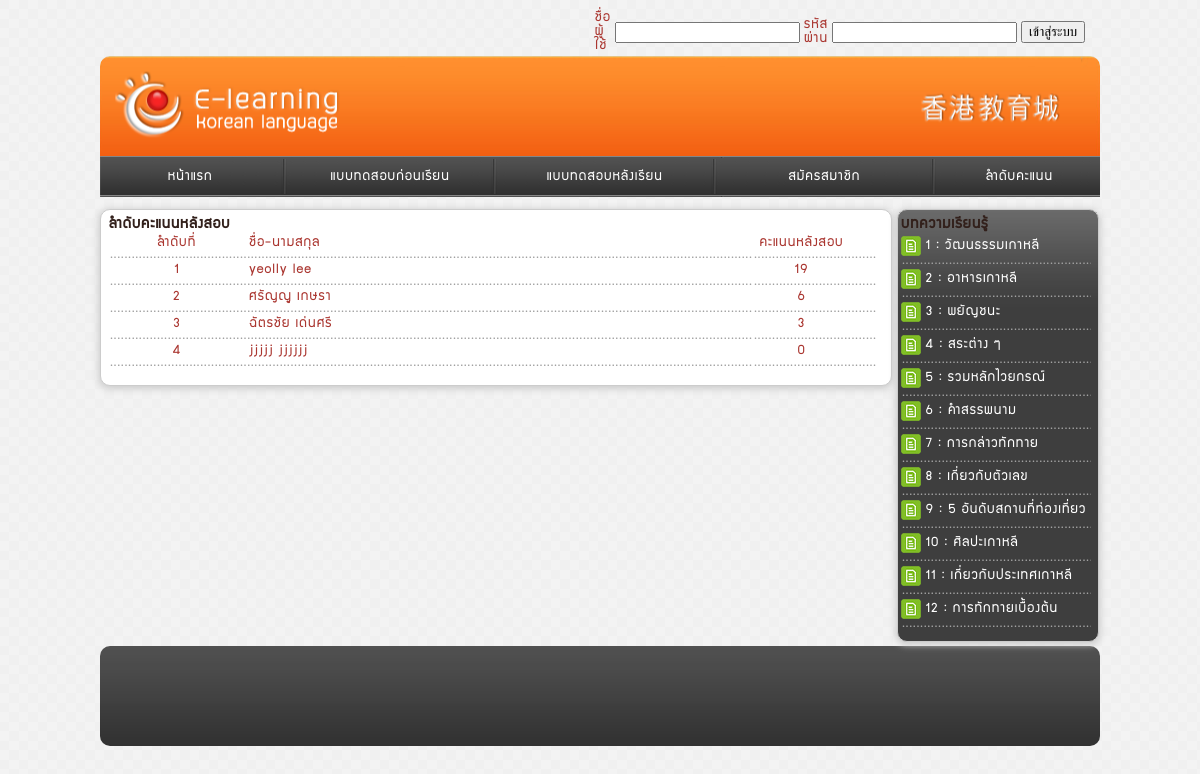
/ranking.php, run on the app's committed database.
### tables this page shows
CREATE TABLE IF NOT EXISTS `member` (
  `MemberID` int(11) NOT NULL AUTO_INCREMENT,
  `Username` varchar(100) NOT NULL,
  `Password` varchar(100) NOT NULL,
  `Name` varchar(100) NOT NULL,
  `Lastname` varchar(100) NOT NULL,
  `Card` varchar(100) NOT NULL,
  `FristPoint` int(11) NOT NULL,
  `EndPoint` int(11) NOT NULL,
  PRIMARY KEY (`MemberID`)
);

CREATE TABLE IF NOT EXISTS `article` (
  `ArticleID` int(11) NOT NULL AUTO_INCREMENT,
  `Article` varchar(500) NOT NULL,
  `Description` text NOT NULL,
  `CreateDate` date NOT NULL,
  `UpdateDate` date NOT NULL,
  `Signature` varchar(100) NOT NULL,
  PRIMARY KEY (`ArticleID`)
);

### admin/module/inc/php/function.inc.php (called while the page is built, shortened)
<?
	function select($table,$condition){
		$query=mysql_query("SELECT * FROM $table WHERE $condition") or die (mysql_error());
		return $query;
	}
?>

### ranking.php (the view, shortened to what this page needs)
<?
	include ("admin/module/inc/php/function.inc.php");
?>
<!DOCTYPE html PUBLIC "-//W3C//DTD XHTML 1.0 Transitional//EN" "http://www.w3.org/TR/xhtml1/DTD/xhtml1-transitional.dtd">
<html xmlns="http://www.w3.org/1999/xhtml">
<head>
<link href="admin/css/korea.css" rel="stylesheet" type="text/css" />
</head>
<body>
<div id="warp">
	<div id="login"><? include("/login.php"); ?></div>
	<div id="header"></div>
    <div id="header-menu"><? include("/top_menu.php"); ?></div>
    <div id="container">
    	<div id="container-left">
        <table class="table-full margin">
          <tr>
            <td colspan="3"><div class="green">ลำดับคะแนนหลังสอบ</div></td>
          </tr>
          <tr>
            <td width="18%"><div class="center">ลำดับที่</div></td>
            <td width="62%">ชื่อ-นามสกุล</td>
            <td width="20%"><div class="center">คะแนนหลังสอบ</div></td>
          </tr>
          <tr>
          	<td colspan="3"><div class="line"></div></td>
          </tr>
          <?
          $no=0;
		  $select=select("member","1=1 ORDER BY EndPoint DESC LIMIT 10");
		  while($ran=mysql_fetch_array($select)){
			  $no++;
		  ?>
          <tr>
            <td><div class="center"><?=$no;?></div></td>
            <td><? echo $ran['Name']." ".$ran['Lastname']; ?></td>
            <td><div class="center"><? echo $ran['EndPoint']; ?></div></td>
          </tr>
          <tr>
          	<td colspan="3"><div class="line"></div></td>
          </tr>
          <? } ?>
        </table>
    	</div>
        <div id="container-right">
 		<? include ("/menu.php"); ?>
        </div>
    </div>
    <div id="footer"></div>
</div>
</body>
</html>

### menu.php
<table class="table-full">
  <tr>
    <td colspan="2"><div class="title green">บทความเรียนรู้</div></td>
  </tr>
<?
	$i=0;
	$select=select("article","1=1 ORDER BY CreateDate DESC");
	while($menu=mysql_fetch_array($select)){
		$i++;
?>
  <tr>
    <td><img src="admin/images/icon/tools/Document2.png" width="20" height="20" /></td>
    <td><a href="article.php?no=<?=$i;?>&ArticleID=<?=$menu['ArticleID'];?>"><? echo $i." : ".$menu['Article']; ?></a></td>
  </tr>
  <tr>
    <td colspan="2"><div class="line"></div></td>
  </tr>
<? } ?>
</table>

### admin/css/korea.css (style rules this page uses)
body,td,th { font-family: supermarket; }
a:link { color: #FFF; text-decoration: none; }
body { background: url(../images/bg/bg.png) repeat; font-family:'supermarket'; color:#aa3630; font-size:15px; letter-spacing:1px; }
#warp { width:1000px; margin:0px auto; }
#login { float:right; width:50%; height:auto; }
#header { width:1000px; height:110px; background:url(../images/header/header.png) no-repeat center; border-radius-:10px; -moz-border-radius:10px; -ms-border-radius:10px; -o-border-radius:10px; -webkit-border-radius:10px; border-width: 1px; }
#header-menu { width:100%; height:48px; margin:-10px 0px 0px 0px; }
#container { width:100%; height:auto; }
#footer { background:url(../images/footer/footer.png) repeat-y ; width:100%; height:100 px; }
#container-left { width:79%; height:auto; padding:0px 0px 10px 0px; margin: 5px 5px 0px 0px; display:block; float:left; background-color:#FFF; border-radius:10px; -moz-border-radius:10px; -ms-border-radius:10px; -o-border-radius:10px; -webkit-border-radius:10px; border-style: solid; border-color: #CCC; border-width: 1px; box-shadow: #CCC 0em 0.1em 0.5em 0.1em; overflow:hidden; }
#container-right { width:20%; height:auto; padding:5px 0px 10px 0px; margin:5px 0px 0px 0px; display:block; float:left; background: url(../images/menu/content-menu.png) repeat-x #3e3e3e; border-radius:10px; -moz-border-radius:10px; -ms-border-radius:10px; -o-border-radius:10px; -webkit-border-radius:10px; border-style: solid; border-color: #CCC; border-width: 1px; box-shadow: #CCC 0em 0.1em 0.5em 0.1em; overflow:hidden; }
#footer { width:1000px; height:100px; background:url(../images/footer/footer.png) no-repeat center; border-radius:10px; -moz-border-radius:10px; -ms-border-radius:10px; -o-border-radius:10px; -webkit-border-radius:10px; margin: 4px 0px 0px 0px; }
.table-full { width:98%; height:auto; border-width:0px; }
.line { background:url(../images/line/line.png) repeat-x; width:100%; height:5px; }
.green { color:#32201b; font-size:16px; font-weight:bold; }
.margin { margin: 5px 5px; }
.center { text-align:center; }

### data on the page
member: Name "yeolly", Lastname "lee", EndPoint "19"
member: Name "ศรัญญู", Lastname "เกษรา", EndPoint "6"
member: Name "ฉัตรชัย", Lastname "เด่นศรี", EndPoint "3"
member: Name "jjjjj", Lastname "jjjjjj", EndPoint "0"
article: Article "วัฒนธรรมเกาหลี"
article: Article "อาหารเกาหลี"
article: Article "พยัญชนะ"
article: Article "สระต่าง ๆ"
article: Article "รวมหลักไวยกรณ์"
article: Article "คำสรรพนาม"
article: Article "การกล่าวทักทาย"
article: Article "เกี่ยวกับตัวเลข"
article: Article "5 อันดับสถานที่ท่องเที่ยว"
article: Article "ศิลปะเกาหลี"
article: Article "เกี่ยวกับประเทศเกาหลี"
article: Article "การทักทายเบื้องต้น"
